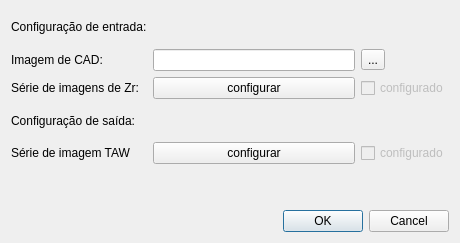
<?xml version="1.0" encoding="UTF-8"?>
<ui version="4.0">
 <class>Dialog</class>
 <widget class="QDialog" name="Dialog">
  <property name="geometry">
   <rect>
    <x>0</x>
    <y>0</y>
    <width>460</width>
    <height>243</height>
   </rect>
  </property>
  <property name="windowTitle">
   <string>TAW</string>
  </property>
  <layout class="QVBoxLayout" name="verticalLayout">
   <item>
    <layout class="QGridLayout" name="gridLayout">
     <item row="2" column="0">
      <widget class="QLabel" name="label_2">
       <property name="text">
        <string>Série de imagens de Zr:</string>
       </property>
      </widget>
     </item>
     <item row="1" column="0">
      <widget class="QLabel" name="label">
       <property name="text">
        <string>Imagem de CAD:</string>
       </property>
      </widget>
     </item>
     <item row="2" column="2">
      <widget class="QCheckBox" name="chZr">
       <property name="enabled">
        <bool>false</bool>
       </property>
       <property name="text">
        <string>configurado</string>
       </property>
      </widget>
     </item>
     <item row="3" column="0">
      <widget class="QLabel" name="label_4">
       <property name="text">
        <string>Configuração de saída:</string>
       </property>
      </widget>
     </item>
     <item row="4" column="1">
      <widget class="QPushButton" name="btnConfTAW">
       <property name="text">
        <string>configurar</string>
       </property>
      </widget>
     </item>
     <item row="4" column="0">
      <widget class="QLabel" name="label_5">
       <property name="text">
        <string>Série de imagem TAW</string>
       </property>
      </widget>
     </item>
     <item row="4" column="2">
      <widget class="QCheckBox" name="chTAW">
       <property name="enabled">
        <bool>false</bool>
       </property>
       <property name="text">
        <string>configurado</string>
       </property>
      </widget>
     </item>
     <item row="0" column="0">
      <widget class="QLabel" name="label_3">
       <property name="text">
        <string>Configuração de entrada:</string>
       </property>
      </widget>
     </item>
     <item row="1" column="1">
      <widget class="QLineEdit" name="txImgCAD"/>
     </item>
     <item row="2" column="1">
      <widget class="QPushButton" name="btnConfZr">
       <property name="text">
        <string>configurar</string>
       </property>
      </widget>
     </item>
     <item row="1" column="2">
      <widget class="QToolButton" name="btnFindImgCAD">
       <property name="text">
        <string>...</string>
       </property>
      </widget>
     </item>
     <item row="5" column="1">
      <spacer name="spacer">
       <property name="orientation">
        <enum>Qt::Vertical</enum>
       </property>
       <property name="sizeType">
        <enum>QSizePolicy::Fixed</enum>
       </property>
       <property name="sizeHint" stdset="0">
        <size>
         <width>20</width>
         <height>40</height>
        </size>
       </property>
      </spacer>
     </item>
    </layout>
   </item>
   <item>
    <widget class="QDialogButtonBox" name="buttonBox">
     <property name="orientation">
      <enum>Qt::Horizontal</enum>
     </property>
     <property name="standardButtons">
      <set>QDialogButtonBox::Cancel|QDialogButtonBox::Ok</set>
     </property>
    </widget>
   </item>
  </layout>
 </widget>
 <resources/>
 <connections>
  <connection>
   <sender>buttonBox</sender>
   <signal>accepted()</signal>
   <receiver>Dialog</receiver>
   <slot>accept()</slot>
   <hints>
    <hint type="sourcelabel">
     <x>248</x>
     <y>254</y>
    </hint>
    <hint type="destinationlabel">
     <x>157</x>
     <y>274</y>
    </hint>
   </hints>
  </connection>
  <connection>
   <sender>buttonBox</sender>
   <signal>rejected()</signal>
   <receiver>Dialog</receiver>
   <slot>reject()</slot>
   <hints>
    <hint type="sourcelabel">
     <x>316</x>
     <y>260</y>
    </hint>
    <hint type="destinationlabel">
     <x>286</x>
     <y>274</y>
    </hint>
   </hints>
  </connection>
 </connections>
</ui>
